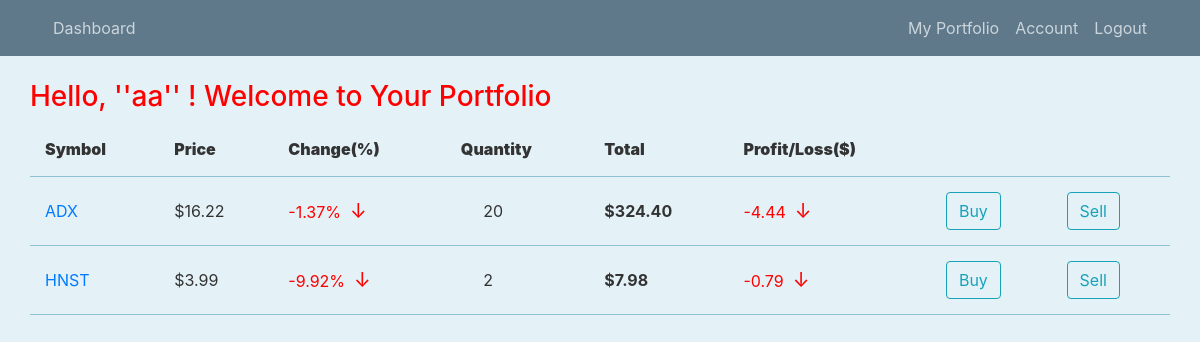
Before: /portfolio (signed in) with the older database file.
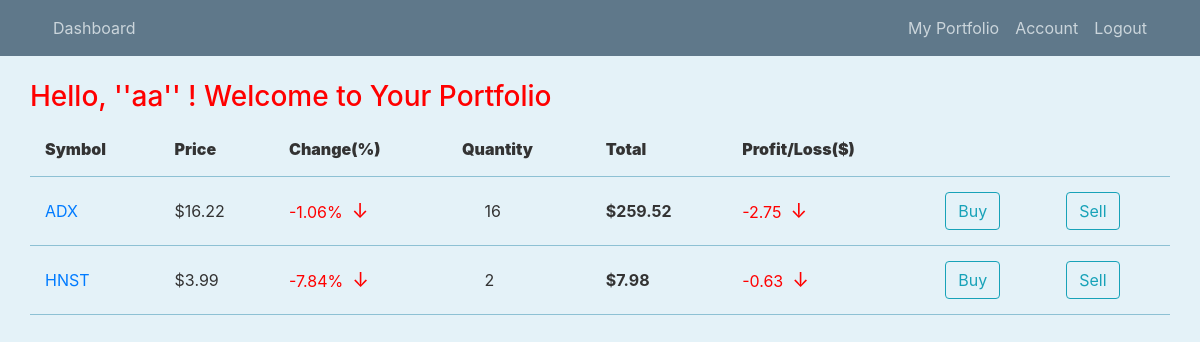
After: the same page with the newer database file.
### stockchart/models.py (models this page shows, shortened)
class Stock(db.Model):
    id = db.Column(db.Integer,primary_key=True,autoincrement=True)
    symbol = db.Column(db.String(10),nullable=False)
    price = db.Column(db.String(100),nullable=False)
    percent_change = db.Column(db.Text,nullable = False)
    name = db.Column(db.Text,nullable = False)
    change = db.Column(db.Text,nullable = False)

### stockchart/routes.py (the view)
@login_required
@app.route("/portfolio",methods=['GET'])
def portfolio():
    if current_user.is_authenticated:
        user_stocks = []
        if(current_user.stocks != '.'):
            user_stocks = list(int(i) for i in current_user.stocks[1:-1].split('.'))
        stocks = []
        stock_ids = set(user_stocks)
        for stock_id in stock_ids:
            map = {}
            stock = Stock.query.get_or_404(stock_id)
            map['symbol'] = stock.symbol
            map['price'] = stock.price
            map['percent_change'] = stock.percent_change
            map['count'] = user_stocks.count(stock_id)
            map['id'] = stock_id
            total = "{:.2f}".format(float(stock.price)*user_stocks.count(stock_id))
            map['total']=total
            pro_loss = format(float(total)*(float(stock.percent_change)/100),'.2f')
            map['pro_loss'] = pro_loss
            stocks.append(map)
        no_of_stocks = len(stocks)
        return render_template('portfolio.html',stocks=stocks,no_of_stocks=no_of_stocks)
    else:
        return redirect(url_for('login'))

### stockchart/models.py (called while the page is built)
@login_manager.user_loader
def load_user(user_id):
    return User.query.get(int(user_id))

### stockchart/templates/portfolio.html
{% extends 'layout.html' %}
{% block content %}
        <marquee><h3 style="color: red;"> Hello, ''{{ current_user.username }}'' ! Welcome to Your Portfolio</h3></marquee>
        <table style="width: 100%;">
          <thead style="height: 50px;">
            <th><b>Symbol</b></th>
            <th><b>Price</b></th>
            <th><b>Change(%)</b></th>
            <th><b>Quantity</b></th>
            <th><b>Total</b></th>
            <th><b>Profit/Loss($)</b></th>
          </thead>
          {%for stock in stocks%}
          <tr>
          <td><a href="{{url_for('stock',stock_id=stock.id)}}">{{ stock.symbol }}</a></td>
          <td>${{ stock.price }}</td>
          {%if stock.percent_change[0] != '-'%}
          <td class="profit">&nbsp;{{ stock.percent_change }}%&nbsp;&nbsp;<span>&#8593;</span></td>
          {%else%}
          <td class="loss">{{ stock.percent_change }}%&nbsp;&nbsp;<span>&#8595;</span></td>
          {%endif%}
          <td>&nbsp;&nbsp;&nbsp;&nbsp;&nbsp;{{ stock.count }}</td>
          <td><b>${{  stock.total }}</b></td>
          {%if stock.percent_change[0] != '-'%}
          <td class="profit">&nbsp;{{ stock.pro_loss }}&nbsp;&nbsp;<span>&#8593;</span></td>
          {%else%}
          <td class="loss">{{ stock.pro_loss }}&nbsp;&nbsp;<span>&#8595;</span></td>
          {%endif%}
          {%if current_user.is_authenticated%}
          <td><a href="{{url_for('buy_stock',stock_id=stock.id)}}"><button class='btn btn-outline-info'>Buy</button></a></td>
          <td><a href="{{url_for('sell_stock',stock_id=stock.id)}}"><button class='btn btn-outline-info'>Sell</button></a></td>
          {%endif%}
          </tr>
          {%endfor%}
        </table>
{% endblock content %}

Changed rows visible on the page:
changed Stock "ADX": percent_change "-1.37" → "-1.06"; count "20" → "16"; total "324.40" → "259.52"; pro_loss "-4.44" → "-2.75"
changed Stock "HNST": percent_change "-9.92" → "-7.84"; pro_loss "-0.79" → "-0.63"
